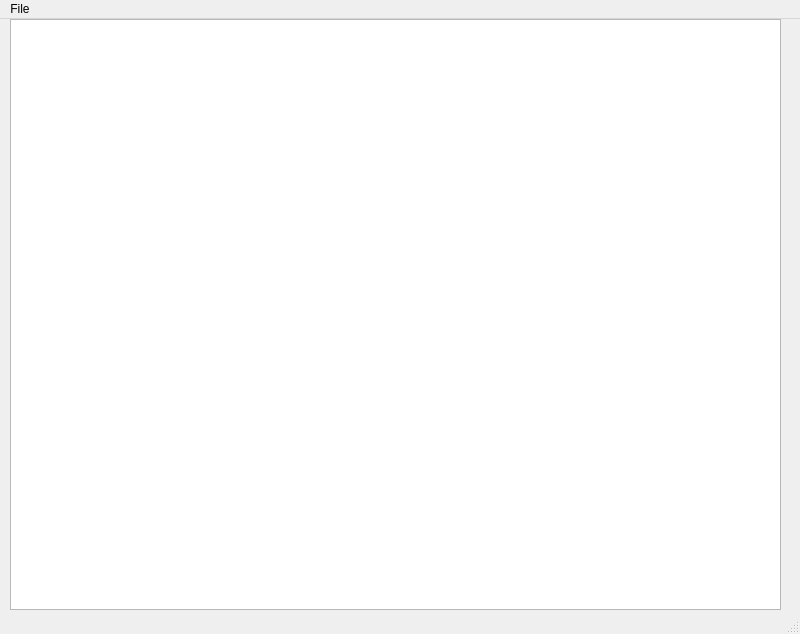
<?xml version="1.0" encoding="UTF-8"?>
<ui version="4.0">
 <class>MainWindow</class>
 <widget class="QMainWindow" name="MainWindow">
  <property name="geometry">
   <rect>
    <x>0</x>
    <y>0</y>
    <width>800</width>
    <height>634</height>
   </rect>
  </property>
  <property name="windowTitle">
   <string>SimplePad</string>
  </property>
  <widget class="QWidget" name="centralwidget">
   <widget class="QPlainTextEdit" name="plainTextEdit">
    <property name="geometry">
     <rect>
      <x>10</x>
      <y>0</y>
      <width>771</width>
      <height>591</height>
     </rect>
    </property>
   </widget>
  </widget>
  <widget class="QMenuBar" name="menubar">
   <property name="geometry">
    <rect>
     <x>0</x>
     <y>0</y>
     <width>800</width>
     <height>22</height>
    </rect>
   </property>
   <widget class="QMenu" name="menuFile">
    <property name="title">
     <string>File</string>
    </property>
    <addaction name="actionNew"/>
    <addaction name="actionOpen"/>
    <addaction name="actionSave"/>
    <addaction name="actionSave_As"/>
    <addaction name="actionExit"/>
   </widget>
   <addaction name="menuFile"/>
  </widget>
  <widget class="QStatusBar" name="statusbar"/>
  <action name="actionNew">
   <property name="text">
    <string>New</string>
   </property>
  </action>
  <action name="actionOpen">
   <property name="text">
    <string>Open</string>
   </property>
  </action>
  <action name="actionSave">
   <property name="text">
    <string>Save</string>
   </property>
  </action>
  <action name="actionSave_As">
   <property name="text">
    <string>Save As</string>
   </property>
  </action>
  <action name="actionExit">
   <property name="text">
    <string>Exit</string>
   </property>
  </action>
 </widget>
 <resources/>
 <connections>
  <connection>
   <sender>actionExit</sender>
   <signal>triggered()</signal>
   <receiver>MainWindow</receiver>
   <slot>close()</slot>
   <hints>
    <hint type="sourcelabel">
     <x>-1</x>
     <y>-1</y>
    </hint>
    <hint type="destinationlabel">
     <x>399</x>
     <y>316</y>
    </hint>
   </hints>
  </connection>
 </connections>
</ui>
